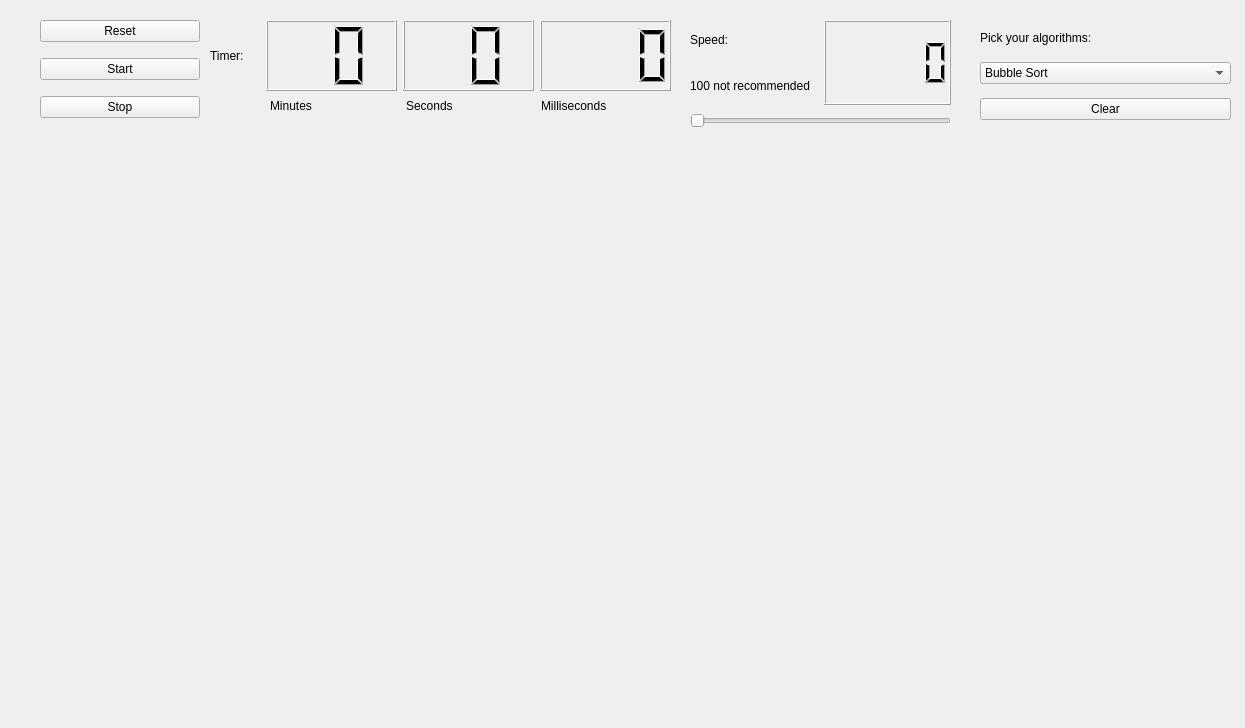
<?xml version="1.0" encoding="UTF-8"?>
<ui version="4.0">
 <class>MainWindow</class>
 <widget class="QMainWindow" name="MainWindow">
  <property name="geometry">
   <rect>
    <x>0</x>
    <y>0</y>
    <width>1245</width>
    <height>728</height>
   </rect>
  </property>
  <property name="windowTitle">
   <string>MainWindow</string>
  </property>
  <widget class="QWidget" name="centralwidget">
   <widget class="QWidget" name="gridLayoutWidget">
    <property name="geometry">
     <rect>
      <x>690</x>
      <y>20</y>
      <width>261</width>
      <height>111</height>
     </rect>
    </property>
    <layout class="QGridLayout" name="speedGrid">
     <item row="2" column="0">
      <widget class="QSlider" name="speedSlider">
       <property name="minimumSize">
        <size>
         <width>0</width>
         <height>20</height>
        </size>
       </property>
       <property name="orientation">
        <enum>Qt::Orientation::Horizontal</enum>
       </property>
      </widget>
     </item>
     <item row="1" column="0">
      <layout class="QHBoxLayout" name="horizontalLayout_3">
       <item>
        <layout class="QVBoxLayout" name="verticalLayout_3">
         <item>
          <widget class="QLabel" name="speedLabel">
           <property name="text">
            <string>Speed:</string>
           </property>
          </widget>
         </item>
         <item>
          <widget class="QLabel" name="label_4">
           <property name="text">
            <string>100 not recommended</string>
           </property>
          </widget>
         </item>
        </layout>
       </item>
       <item>
        <widget class="QLCDNumber" name="speedLCD"/>
       </item>
      </layout>
     </item>
    </layout>
   </widget>
   <widget class="QWidget" name="gridLayoutWidget_2">
    <property name="geometry">
     <rect>
      <x>210</x>
      <y>20</y>
      <width>461</width>
      <height>71</height>
     </rect>
    </property>
    <layout class="QGridLayout" name="timeGrid">
     <item row="1" column="3">
      <layout class="QHBoxLayout" name="horizontalLayout">
       <item>
        <widget class="QLCDNumber" name="minLCD">
         <property name="digitCount">
          <number>2</number>
         </property>
        </widget>
       </item>
       <item>
        <widget class="QLCDNumber" name="secLCD">
         <property name="digitCount">
          <number>2</number>
         </property>
        </widget>
       </item>
       <item>
        <widget class="QLCDNumber" name="millisecLCD">
         <property name="digitCount">
          <number>4</number>
         </property>
        </widget>
       </item>
      </layout>
     </item>
     <item row="1" column="1">
      <widget class="QLabel" name="timeName">
       <property name="maximumSize">
        <size>
         <width>50</width>
         <height>16777215</height>
        </size>
       </property>
       <property name="text">
        <string>Timer:</string>
       </property>
      </widget>
     </item>
    </layout>
   </widget>
   <widget class="QWidget" name="verticalLayoutWidget">
    <property name="geometry">
     <rect>
      <x>980</x>
      <y>20</y>
      <width>251</width>
      <height>111</height>
     </rect>
    </property>
    <layout class="QVBoxLayout" name="verticalLayout">
     <item>
      <widget class="QLabel" name="comboLabel">
       <property name="maximumSize">
        <size>
         <width>1000</width>
         <height>20</height>
        </size>
       </property>
       <property name="text">
        <string>Pick your algorithms:</string>
       </property>
      </widget>
     </item>
     <item>
      <widget class="QComboBox" name="comboBox">
       <property name="minimumSize">
        <size>
         <width>0</width>
         <height>20</height>
        </size>
       </property>
       <item>
        <property name="text">
         <string>Bubble Sort</string>
        </property>
       </item>
       <item>
        <property name="text">
         <string>Selection Sort</string>
        </property>
       </item>
       <item>
        <property name="text">
         <string>Insertion Sort</string>
        </property>
       </item>
       <item>
        <property name="text">
         <string>Merge Sort</string>
        </property>
       </item>
       <item>
        <property name="text">
         <string>Quick Sort</string>
        </property>
       </item>
       <item>
        <property name="text">
         <string>Heap Sort</string>
        </property>
       </item>
       <item>
        <property name="text">
         <string>Counting Sort</string>
        </property>
       </item>
       <item>
        <property name="text">
         <string>Shell Sort</string>
        </property>
       </item>
       <item>
        <property name="text">
         <string>Radix Sort</string>
        </property>
       </item>
       <item>
        <property name="text">
         <string>Bucket Sort</string>
        </property>
       </item>
       <item>
        <property name="text">
         <string>Intro Sort</string>
        </property>
       </item>
      </widget>
     </item>
     <item>
      <widget class="QPushButton" name="clearAlgoButton">
       <property name="text">
        <string>Clear</string>
       </property>
      </widget>
     </item>
    </layout>
   </widget>
   <widget class="QWidget" name="verticalLayoutWidget_2">
    <property name="geometry">
     <rect>
      <x>40</x>
      <y>10</y>
      <width>160</width>
      <height>121</height>
     </rect>
    </property>
    <layout class="QVBoxLayout" name="verticalLayout_2">
     <item>
      <widget class="QPushButton" name="resetButton">
       <property name="text">
        <string>Reset</string>
       </property>
      </widget>
     </item>
     <item>
      <widget class="QPushButton" name="startButton">
       <property name="text">
        <string>Start</string>
       </property>
      </widget>
     </item>
     <item>
      <widget class="QPushButton" name="stopButton">
       <property name="text">
        <string>Stop</string>
       </property>
      </widget>
     </item>
    </layout>
   </widget>
   <widget class="QWidget" name="horizontalLayoutWidget_2">
    <property name="geometry">
     <rect>
      <x>270</x>
      <y>90</y>
      <width>401</width>
      <height>31</height>
     </rect>
    </property>
    <layout class="QHBoxLayout" name="horizontalLayout_2">
     <item>
      <widget class="QLabel" name="label_2">
       <property name="text">
        <string>Minutes</string>
       </property>
      </widget>
     </item>
     <item>
      <widget class="QLabel" name="label">
       <property name="text">
        <string>Seconds</string>
       </property>
      </widget>
     </item>
     <item>
      <widget class="QLabel" name="label_3">
       <property name="text">
        <string>Milliseconds</string>
       </property>
      </widget>
     </item>
    </layout>
   </widget>
   <widget class="QWidget" name="gridLayoutWidget_3">
    <property name="geometry">
     <rect>
      <x>40</x>
      <y>140</y>
      <width>1191</width>
      <height>581</height>
     </rect>
    </property>
    <layout class="QGridLayout" name="chartsGrid"/>
   </widget>
  </widget>
 </widget>
 <resources/>
 <connections/>
</ui>
